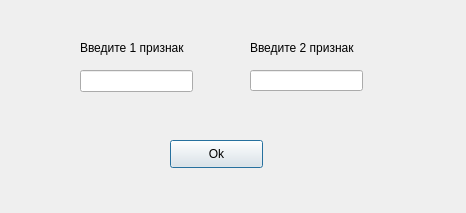
<?xml version="1.0" encoding="UTF-8"?>
<ui version="4.0">
 <class>Dialog</class>
 <widget class="QDialog" name="Dialog">
  <property name="geometry">
   <rect>
    <x>0</x>
    <y>0</y>
    <width>466</width>
    <height>213</height>
   </rect>
  </property>
  <property name="windowTitle">
   <string>Dialog</string>
  </property>
  <widget class="QLineEdit" name="lineEdit">
   <property name="geometry">
    <rect>
     <x>80</x>
     <y>70</y>
     <width>113</width>
     <height>22</height>
    </rect>
   </property>
   <property name="text">
    <string/>
   </property>
  </widget>
  <widget class="QLineEdit" name="lineEdit_2">
   <property name="geometry">
    <rect>
     <x>250</x>
     <y>70</y>
     <width>113</width>
     <height>21</height>
    </rect>
   </property>
   <property name="text">
    <string/>
   </property>
  </widget>
  <widget class="QLabel" name="label">
   <property name="geometry">
    <rect>
     <x>80</x>
     <y>40</y>
     <width>111</width>
     <height>16</height>
    </rect>
   </property>
   <property name="text">
    <string>Введите 1 признак</string>
   </property>
  </widget>
  <widget class="QLabel" name="label_2">
   <property name="geometry">
    <rect>
     <x>250</x>
     <y>40</y>
     <width>131</width>
     <height>16</height>
    </rect>
   </property>
   <property name="text">
    <string>Введите 2 признак</string>
   </property>
  </widget>
  <widget class="QPushButton" name="pushButtonDlg">
   <property name="geometry">
    <rect>
     <x>170</x>
     <y>140</y>
     <width>93</width>
     <height>28</height>
    </rect>
   </property>
   <property name="text">
    <string>Ok</string>
   </property>
  </widget>
 </widget>
 <resources/>
 <connections/>
</ui>
